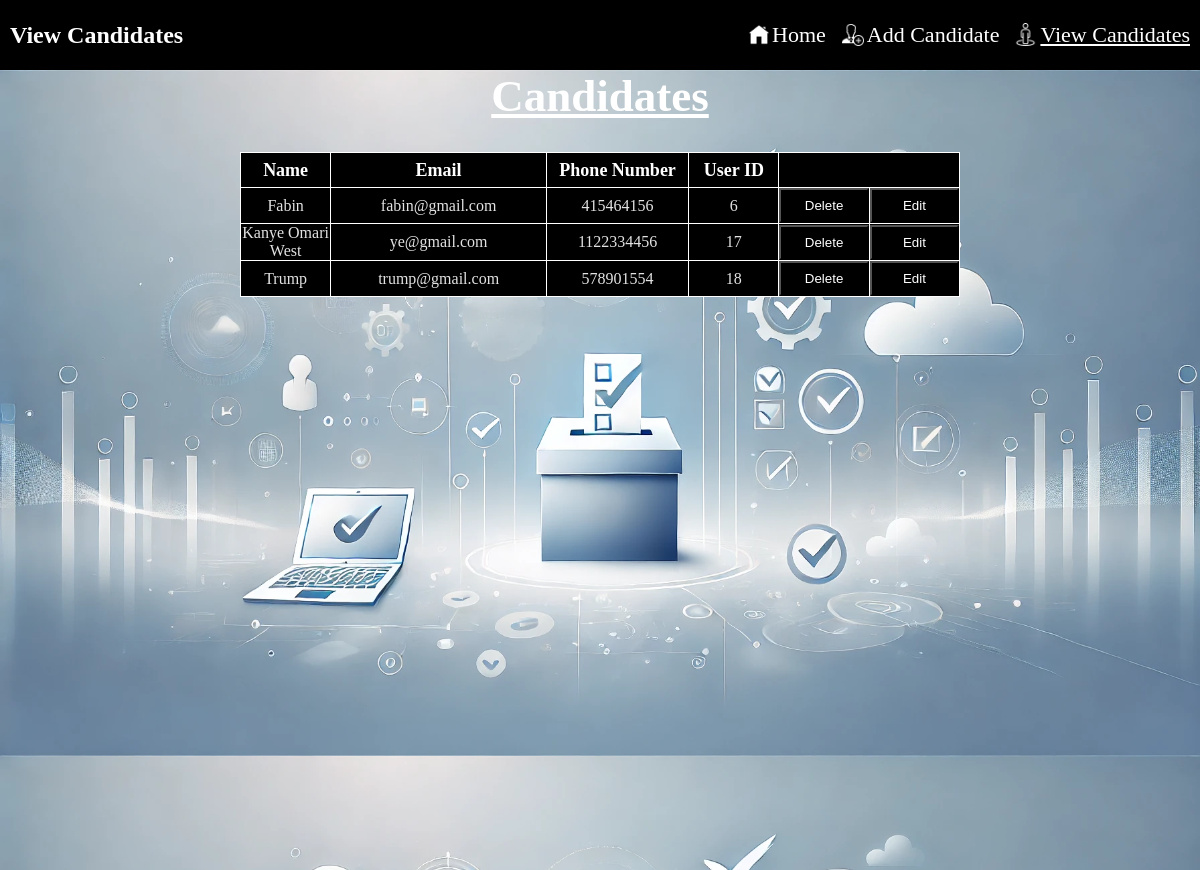
The app's page /html/viewcandidates.php with its own data.
### tables this page shows
CREATE TABLE `candidates` (
  `name` varchar(25) NOT NULL,
  `email` varchar(25) NOT NULL,
  `phone` varchar(12) NOT NULL,
  `password` varchar(25) NOT NULL,
  `user_id` int(10) NOT NULL,
  `image` varchar(255) NOT NULL
);

### html/viewcandidates.php (the view, shortened to what this page needs)
<html>
    <head>
        <link rel="stylesheet" href="../css/viewcandidates.css">
    </head>
    <body>
        <nav class="ViewCandidatesNav">
            <h1 class="ViewCandidatesNavHeading">View Candidates</h1>
            <div class="ViewCandidatesNavContainer">
            <a href="admindashboard.php"><img class="NavHomeImage" src="../images/home.png" alt="">Home</a>
                <a href="addcandidate.php"><img class="NavAddCanImage" src="../images/add_candidates.png" alt="">Add Candidate</a>
                <a href="viewcandidates.php"><img class="NavViewCanImage" src="../images/view_candidate.png" alt=""><u>View Candidates</u></a>
            </div>
        </nav>
        <div class="ViewCandidatesBodyContainer">
            <h1>Candidates</h1>
            <?php
    $conn = mysqli_connect("localhost", "root", "", "online_election_system");
    $sql = "SELECT * FROM `candidates`";
    $data=mysqli_query($conn,$sql);
    if(mysqli_num_rows($data)>0){
        echo "<table border=1 >";
        echo "<tr>";
        echo "<th>Name</th>";
        echo "<th>Email</th>";
        echo "<th>Phone Number</th>";
        echo "<th>User ID</th>";
        echo "</tr>";
        while($row=mysqli_fetch_assoc($data)){
            $email = $row['email'];
            echo "<tr>";
            echo "<td>".$row['name']."</td>";
            echo "<td>".$row['email']."</td>";
            echo "<td>".$row['phone']."</td>";
            echo "<td>".$row['user_id']."</td>";
            echo "<td>
                    <form method='POST'>
                        <button value='$email' name='userdel' type='submit'>Delete</button>
                    </form>
                </td>";
            echo "<td>
                    <form method='POST' action='editcandidate.php'>
                        <button value='$email' name='userdel' type='submit'>Edit</button>
                    </form>
                </td>";
            echo "</tr>";
        }
        echo "</table>";
    }
?>
        </div>
    </body>
</html>

### css/viewcandidates.css (style rules this page uses)
* { margin: 0; padding: 0; }
.ViewCandidatesNav { height: 70px; background-color: black; display: flex; justify-content: space-between; align-items: center; flex-direction: row; padding-left: 10px; }
.ViewCandidatesNav h1 { color: white; }
.ViewCandidatesNavContainer { width: 80%; height: 100%; display: flex; justify-content: end; align-items: center; flex-direction: row; padding-right: 10px; }
.ViewCandidatesNavContainer a { color: white; margin-left: 15px; text-decoration: none; font-size: 22px; }
.ViewCandidatesBodyContainer { background-image: url(../images/background2.webp); background-size: 100%; height: 100vh; display: flex; align-items: center; flex-direction: column; color: white; }
.ViewCandidatesBodyContainer h1 { font-size: 45px; text-decoration: underline; }
th { width: 50px; height: 35px; color: white; font-size: large; }
td { width: 50px; height: 35px; color: rgb(226, 226, 226); text-align: center; }
table { width: 60%; height: auto; margin-top: 30px; background-color: black; border-color: white; border-collapse: collapse; }
td button { width: 100%; height: 35px; background-color: black; color: white; text-align: center; }
.NavHomeImage { width: 20px; height: 20px; margin-bottom: -3px; margin-right: 3px; }
.NavAddCanImage { width: 23px; height: 23px; margin-bottom: -4px; margin-right: 3px; }
.NavViewCanImage { width: 23px; height: 23px; margin-bottom: -4px; margin-right: 3px; }

### records on screen
candidates: name "Fabin", email "fabin@gmail.com", phone "415464156", user_id "6"
candidates: name "Kanye Omari West", email "ye@gmail.com", phone "1122334456", user_id "17"
candidates: name "Trump", email "trump@gmail.com", phone "578901554", user_id "18"
